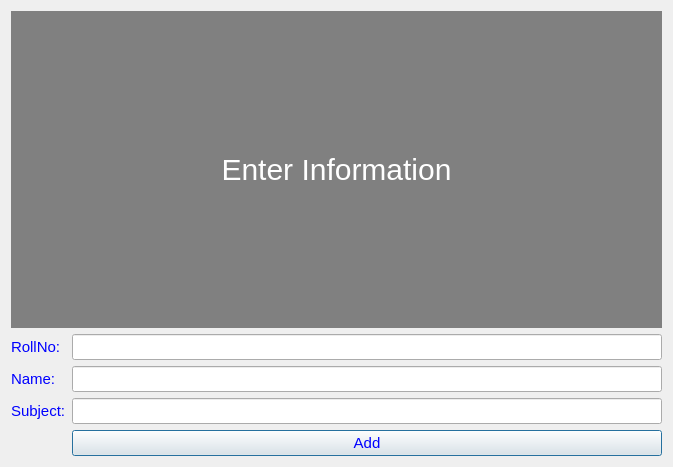
<?xml version="1.0" encoding="UTF-8"?>
<ui version="4.0">
 <class>addBox</class>
 <widget class="QDialog" name="addBox">
  <property name="geometry">
   <rect>
    <x>0</x>
    <y>0</y>
    <width>673</width>
    <height>467</height>
   </rect>
  </property>
  <property name="windowTitle">
   <string>Dialog</string>
  </property>
  <layout class="QGridLayout" name="gridLayout">
   <item row="0" column="0" colspan="2">
    <widget class="QLabel" name="label">
     <property name="layoutDirection">
      <enum>Qt::LayoutDirection::LeftToRight</enum>
     </property>
     <property name="styleSheet">
      <string notr="true">QLabel{background:light gray;
font-size:30px;
color:white;
}</string>
     </property>
     <property name="text">
      <string>Enter Information</string>
     </property>
     <property name="alignment">
      <set>Qt::AlignmentFlag::AlignCenter</set>
     </property>
    </widget>
   </item>
   <item row="1" column="0">
    <widget class="QLabel" name="label_2">
     <property name="styleSheet">
      <string notr="true">QLabel{
font-size:15px;
color:blue;
}</string>
     </property>
     <property name="text">
      <string>RollNo:</string>
     </property>
    </widget>
   </item>
   <item row="1" column="1">
    <widget class="QLineEdit" name="lineEdit">
     <property name="styleSheet">
      <string notr="true">QLineEdit{
font-size:15px;
}</string>
     </property>
    </widget>
   </item>
   <item row="2" column="0">
    <widget class="QLabel" name="label_3">
     <property name="styleSheet">
      <string notr="true">QLabel{
font-size:15px;
color:blue;
}</string>
     </property>
     <property name="text">
      <string>Name:</string>
     </property>
    </widget>
   </item>
   <item row="2" column="1">
    <widget class="QLineEdit" name="lineEdit_2">
     <property name="styleSheet">
      <string notr="true">QLineEdit{
font-size:15px;
}</string>
     </property>
    </widget>
   </item>
   <item row="3" column="0">
    <widget class="QLabel" name="label_4">
     <property name="styleSheet">
      <string notr="true">QLabel{
font-size:15px;
color:blue;
}</string>
     </property>
     <property name="text">
      <string>Subject:</string>
     </property>
    </widget>
   </item>
   <item row="3" column="1">
    <widget class="QLineEdit" name="lineEdit_3">
     <property name="styleSheet">
      <string notr="true">QLineEdit{
font-size:15px;
}</string>
     </property>
    </widget>
   </item>
   <item row="4" column="1">
    <widget class="QPushButton" name="pushButton">
     <property name="styleSheet">
      <string notr="true">QPushButton{
font-size:15px;
color:blue;
}</string>
     </property>
     <property name="text">
      <string>Add</string>
     </property>
    </widget>
   </item>
  </layout>
 </widget>
 <resources/>
 <connections/>
</ui>
